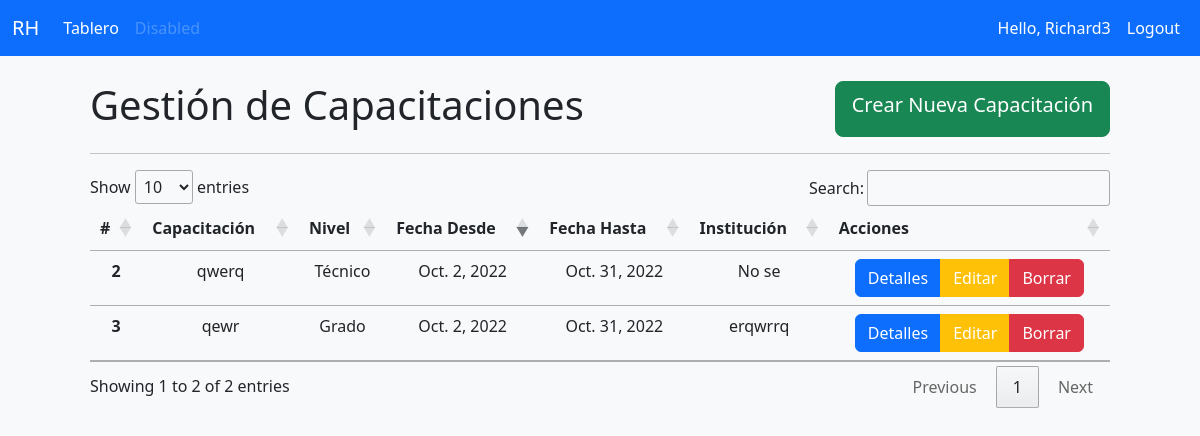
The app's page /capacitacion/ (signed in), older data.
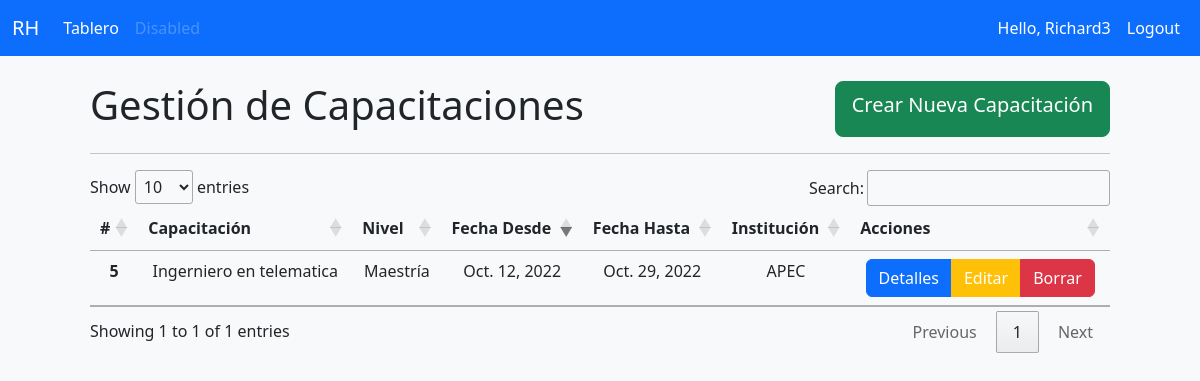
The same page, newer data.
### msrh/models.py (models this page shows, shortened)
class Capacitacion(models.Model):
    NIVEL ={
        ('Grado', 'Grado'),
        ('Post-grado', 'Post-grado'),
        ('Maestría', 'Maestría'),
        ('Doctorado', 'Doctorado'),
        ('Técnico', 'Técnico'),
        ('Gestión', 'Gestión'),
    }
    id = models.AutoField(auto_created=True ,primary_key= True, serialize=False,verbose_name='ID')
    capacitacion = models.CharField(max_length=50, null=True, verbose_name='Capacitación')
    descripcion = models.CharField(max_length=200, null=True, verbose_name='Descripción')
    nivel = models.CharField(max_length=12, null=True, choices= NIVEL, verbose_name='Nivel')
    fechaDesde = models.DateField(verbose_name='Fecha Desde')
    fechaHasta = models.DateField(verbose_name='Fecha Hasta')
    institucion = models.CharField(max_length=50, null=True, verbose_name='Institución')

### msrh/decorators.py (the view)
        def wrapper_func(request, *args, **kwargs):
            group = None
            if request.user.groups.exists():
                group = request.user.groups.all()[0].name
            if group in allowed_roles:
                return view_func(request, *args, **kwargs)
            else:
                return HttpResponse('No estas autorizado para ver la pagina')

### msrh/views.py (called while the page is built)
@login_required(login_url='login')
@allowed_users(allowed_roles=['admin','candidato'])
def capacitacion(request):
    capacitacion = Capacitacion.objects.all()
    return render(request, 'msrh/capacitacion.html', {'capacitacion':capacitacion})

### msrh/templates/msrh/capacitacion.html (shortened to what this page needs)
{% extends 'msrh/main.html' %}
{% block content %}
<div class="nav d-flex justify-content-between">
<h1>Gestión de Capacitaciones</h1>
<a class="btn btn-success btn-lg" href="{% url 'Crearcapacitacion' %}">Crear Nueva Capacitación</a></div>
<hr>
<table class="table table-hover table-responsive" id="table_id">
    <thead>
      <tr class="text-center">
        <th>#</th>
        <th>Capacitación</th>
        <th>Nivel</th>
        <th>Fecha Desde</th>
        <th>Fecha Hasta</th>
        <th>Institución</th>
        <th>Acciones</th>
      </tr>
    </thead>
    <tbody class="table-group-divider">
      {% for i in capacitacion %}
      <tr class="text-center">
        <th>{{i.id}}</th>
        <td>{{i.capacitacion}}</td>
        <td>{{i.nivel}}</td>
        <td>{{i.fechaDesde}}</td>
        <td>{{i.fechaHasta}}</td>
        <td>{{i.institucion}}</td>
        <td>
          <div class="btn-group" role="group" aria-label="Basic mixed styles example">
            <a href="{% url 'Detallescapacitacion' i.id %}" class="btn btn-primary">Detalles</a>
            <a href="/Editarcapacitacion/{{i.id}}"  class="btn btn-warning text-white">Editar</a>
            <a href="{% url 'Borrarcapacitacion' i.id %}" class="btn btn-danger" >Borrar</a>
          </div>
        </td>
      </tr>
      {% endfor %}
    </tbody>
  </table>
{% endblock %}

Row changes from the older to the newer data that the page shows:
removed Capacitacion: id "2", capacitacion "qwerq", nivel "Técnico", fechaDesde "Oct. 2, 2022", fechaHasta "Oct. 31, 2022", institucion "No se"
removed Capacitacion: id "3", capacitacion "qewr", nivel "Grado", fechaDesde "Oct. 2, 2022", fechaHasta "Oct. 31, 2022", institucion "erqwrrq"
added Capacitacion: id "5", capacitacion "Ingerniero en telematica", nivel "Maestría", fechaDesde "Oct. 12, 2022", fechaHasta "Oct. 29, 2022", institucion "APEC"
Text that changed along with them:
text written by a page script: "Show entries Search: Showing 1 to 2 of 2 entries Previous 1 Next" → "Show entries Search: Showing 1 to 1 of 1 entries Previous 1 Next"
